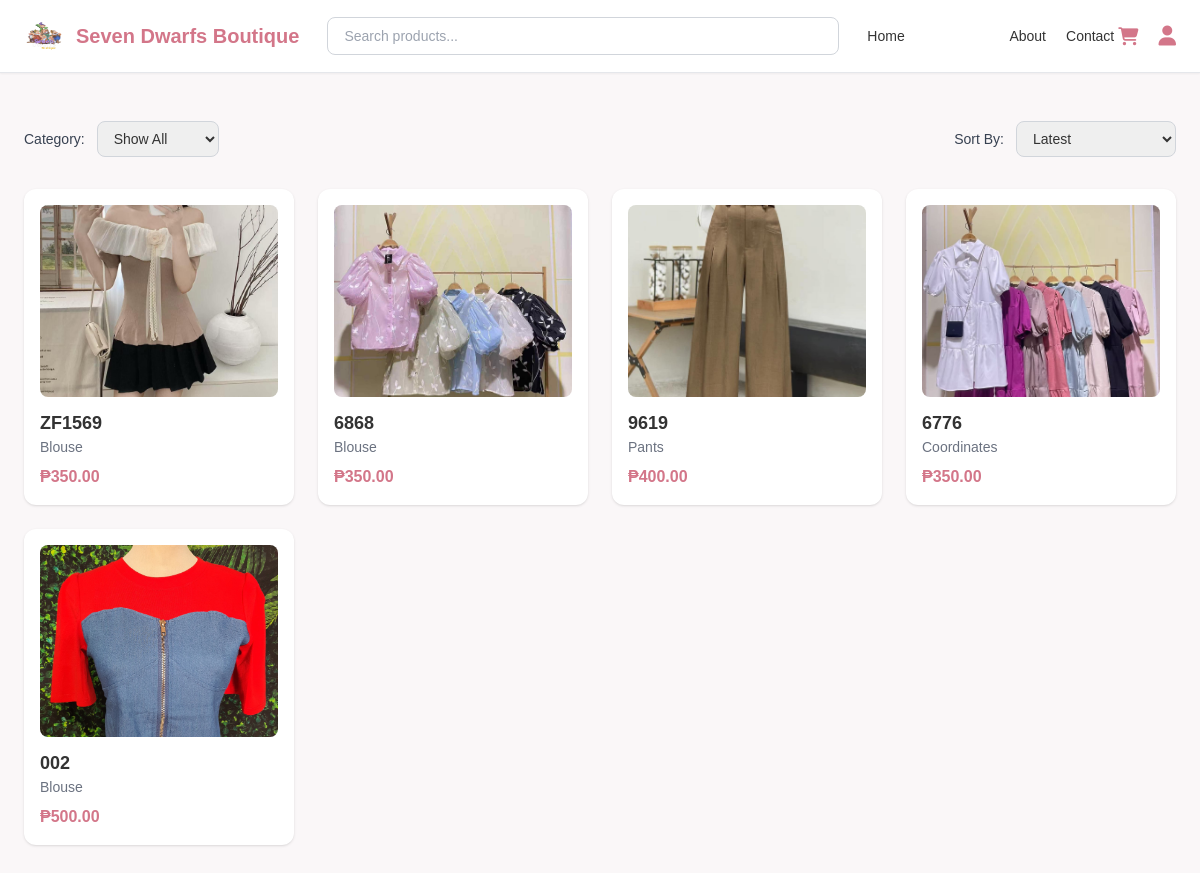
Before: /customerside/shop.php with the older database file.
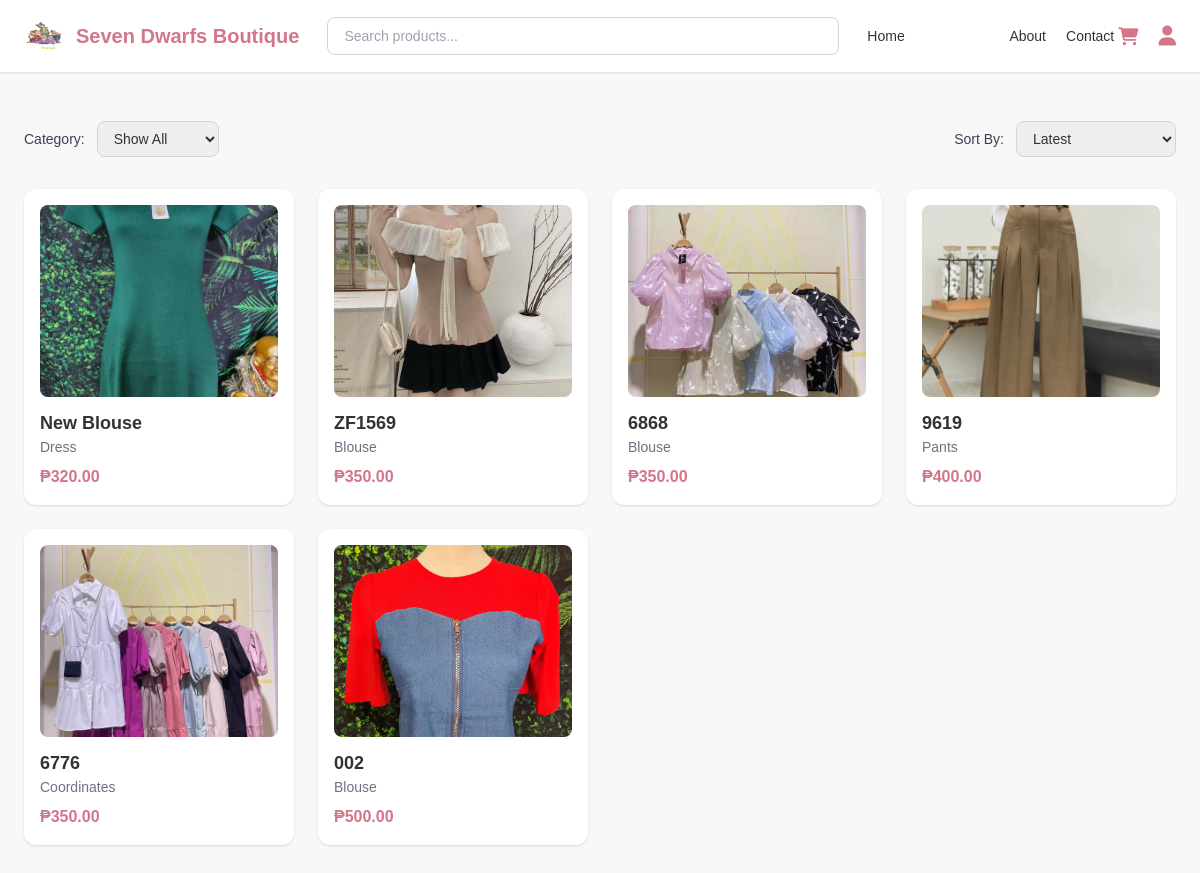
After: the same page with the newer database file.
### tables this page shows
CREATE TABLE `products` (
  `product_id` int(11) NOT NULL,
  `product_name` varchar(255) DEFAULT NULL,
  `description` text DEFAULT NULL,
  `price_id` int(11) DEFAULT NULL,
  `stocks` int(11) DEFAULT NULL,
  `category_id` int(11) DEFAULT NULL,
  `image_url` text DEFAULT NULL,
  `created_at` timestamp NOT NULL DEFAULT current_timestamp(),
  `supplier_id` int(11) DEFAULT NULL,
  `supplier_price` decimal(10,2) NOT NULL,
  `revenue` decimal(10,2) GENERATED ALWAYS AS (`price_id` - `supplier_price`) STORED,
  `sizes` varchar(255) DEFAULT NULL,
  `colors` varchar(255) DEFAULT NULL
);

CREATE TABLE `categories` (
  `category_id` int(11) NOT NULL,
  `category_code` varchar(10) DEFAULT NULL,
  `category_name` varchar(100) NOT NULL
);

### customerside/shop.php (the view, shortened to what this page needs)
<?php
require 'conn.php';
$isLoggedIn = isset($_SESSION['customer_id']);
$avatar = '../assets/default-avatar.png';
$selectedCategory = $_GET['category'] ?? 'all';
$search = $_GET['search'] ?? null;
$sort = $_GET['sort'] ?? 'latest';
$sql = "
  SELECT
    p.product_id,
    p.product_name,
    p.description,
    p.price_id,              -- changed from price_id
    p.image_url,
    c.category_name
  FROM products p
  LEFT JOIN categories c ON p.category_id = c.category_id
  WHERE 1=1
";
switch ($sort) {
  default: $sql .= " ORDER BY p.product_id DESC"; break;
}
$stmt = $conn->prepare($sql);
$stmt->execute();
$result = $stmt->get_result();
$products = [];
while ($row = $result->fetch_assoc()) {
  $imageList = [];
  $raw = trim($row['image_url'] ?? '');
  if ($raw && str_starts_with($raw, '[')) {
      $decoded = json_decode($raw, true);
      if (is_array($decoded)) $imageList = $decoded;
  } elseif ($raw) {
      $imageList = array_filter(array_map('trim', explode(',', $raw)));
  }
  $displayImages = [];
  if (!empty($imageList)) {
      foreach ($imageList as $img) {
          $img = trim($img);
          if (!str_contains($img, 'uploads/')) {
              $img = '../uploads/products/' . $img;
          } elseif (str_starts_with($img, 'uploads/')) {
              $img = '../' . $img;
          }
          $displayImages[] = htmlspecialchars($img);
      }
  } else {
      $displayImages[] = '../uploads/products/default.png';
  }
  $row['first_image'] = $displayImages[0];
  $products[] = $row;
}
?>
<!DOCTYPE html>
<html lang="en" x-data="{ showLogin: false, showSignup: false }">
<head>
  <script src="https://cdn.tailwindcss.com"></script>
  <link rel="stylesheet" href="https://cdnjs.cloudflare.com/ajax/libs/font-awesome/6.4.0/css/all.min.css"/>
</head>
<body>
<nav class="bg-white border-b shadow-sm sticky top-0 z-50">
  <div class="max-w-7xl mx-auto flex justify-between items-center px-6 py-4">
    <div class="flex items-center gap-3">
      <img src="../logo.png" alt="Logo" class="w-10 h-10 rounded-full">
      <h1 class="text-xl font-semibold text-[var(--rose)]">Seven Dwarfs Boutique</h1>
    </div>
    <form action="shop.php" method="get" class="flex flex-1 mx-6 max-w-lg">
      <input type="text" name="search" placeholder="Search products..." value="<?= htmlspecialchars($search ?? '') ?>"
             class="w-full px-4 py-2 border border-gray-300 rounded-lg focus:ring-2 focus:ring-[var(--rose)] outline-none text-sm">
    </form>
<ul class="hidden md:flex space-x-5 text-sm font-medium">
      <li><a href="homepage.php" class="nav-link">Home</a></li>
      <li><a href="shop.php" class="text-white bg-[var(--rose-muted)] px-4 py-2 rounded-full hover:bg-[var(--rose-hover)] transition">Shop</a></li>
      <li><a href="about.php" class="nav-link">About</a></li>
      <li><a href="contact.php" class="nav-link">Contact</a></li>
    </ul>
    <div class="flex items-center gap-5">
      <a href="cart.php" class="text-[var(--rose)] hover:text-[var(--rose-hover)] relative">
        <i class="fa-solid fa-cart-shopping text-lg"></i>
      </a>
      <div class="relative">
        <?php if ($isLoggedIn): ?>
          <div x-data="{ open: false }">
            <img src="<?= $avatar ?>" class="w-8 h-8 rounded-full border cursor-pointer" @click="open = !open">
            <div x-show="open" @click.away="open=false" class="absolute right-0 mt-3 bg-white border rounded-xl shadow-lg w-44 z-50">
              <a href="profile.php" class="block px-4 py-2 text-sm hover:bg-gray-100">My Profile</a>
              <a href="purchases.php" class="block px-4 py-2 text-sm hover:bg-gray-100">My Purchases</a>
              <form action="logout.php" method="POST">
                <button type="submit" class="w-full text-left px-4 py-2 text-sm text-red-500 hover:bg-gray-100">Logout</button>
              </form>
            </div>
          </div>
        <?php else: ?>
          <button @click="showLogin = true" class="text-[var(--rose)] hover:text-[var(--rose-hover)]">
            <i class="fa-solid fa-user text-xl"></i>
          </button>
        <?php endif; ?>
      </div>
    </div>
  </div>
</nav>
<section class="max-w-7xl mx-auto px-6 py-12">
  <div class="flex flex-wrap justify-between items-center mb-8">
    <form method="GET" id="categoryForm" class="flex items-center gap-3">
      <label class="text-sm font-medium text-gray-700">Category:</label>
      <select name="category" onchange="document.getElementById('categoryForm').submit()"
              class="border border-gray-300 rounded-lg px-3 py-2 text-sm focus:ring-2 focus:ring-[var(--rose)]">
        <option value="all" <?= ($selectedCategory === 'all') ? 'selected' : '' ?>>Show All</option>
      </select>
    </form>
    <form method="GET" class="flex items-center gap-3">
      <label class="text-sm font-medium text-gray-700">Sort By:</label>
      <select name="sort" onchange="this.form.submit()"
              class="border border-gray-300 rounded-lg px-3 py-2 text-sm focus:ring-2 focus:ring-[var(--rose)]">
        <option value="latest" <?= ($sort === 'latest') ? 'selected' : ''; ?>>Latest</option>
      </select>
    </form>
  </div>
  <div class="flex-1">
    <div class="grid grid-cols-1 sm:grid-cols-2 md:grid-cols-3 lg:grid-cols-4 gap-6">
      <?php if (!empty($products)): ?>
        <?php foreach ($products as $p): ?>
          <a href="product_detail.php?product_id=<?= $p['product_id']; ?>"
             class="card bg-white rounded-xl shadow p-4 block hover:scale-[1.02] transition">
            <img
              src="<?= htmlspecialchars($p['first_image']); ?>"
              alt="<?= htmlspecialchars($p['product_name']); ?>"
              class="w-full h-48 object-cover rounded-lg mb-3"
              onerror="this.src='../uploads/products/default.png';">
            <h4 class="text-lg font-semibold truncate"><?= htmlspecialchars($p['product_name']); ?></h4>
            <p class="text-sm text-gray-500"><?= htmlspecialchars($p['category_name']); ?></p>
            <p class="mt-2 font-bold text-[var(--rose)]">₱<?= number_format($p['price_id'], 2); ?></p>
          </a>
        <?php endforeach; ?>
      <?php else: ?>
        <p class="col-span-full text-center text-gray-500">No products found.</p>
      <?php endif; ?>
    </div>
  </div>
</section>
</body>
</html>

### customerside/shop.php (style rules this page uses)
:root { --rose: #d37689; --rose-hover: #b75f6f; --soft-bg: #faf7f8; }
body { background: var(--soft-bg); font-family: 'Poppins', sans-serif; color: #333; }

Changed rows visible on the page:
added products: shows a picture, product_name "New Blouse", category.category_name "Dress", price "320.00"
